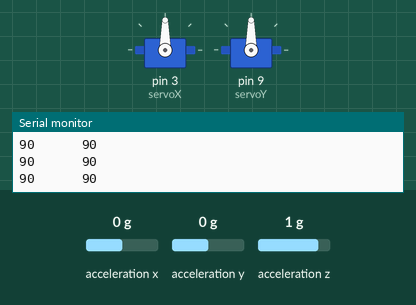
This sketch was run on a simulated Arduino Uno, built with avr-gcc and run on an emulated ATmega328P. On the bench: 2 × servo, the last lines printed to the serial monitor. The test bench sets the inputs (shaded band); at power-on: acceleration x 0 g, acceleration y 0 g, acceleration z 1 g.

Above: at 1.2 s.
1.3 s: acceleration x set to 0.8 g
At 1.8 s:
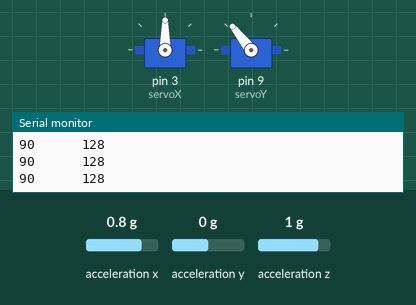
2.8 s: acceleration y set to -1.4 g
At 4.0 s:
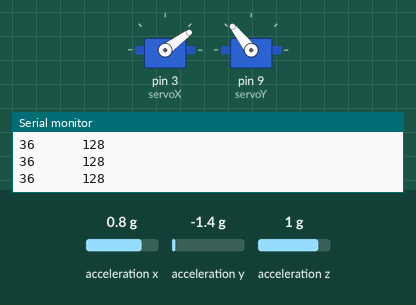
4.3 s: acceleration z set to 0 g
At 5.1 s:
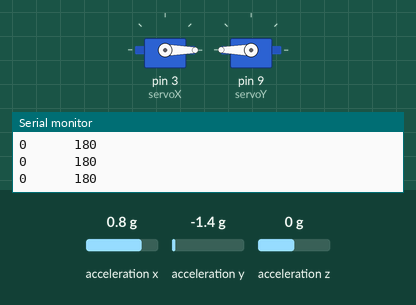
5.8 s: acceleration y set to 0 g
At 6.2 s:
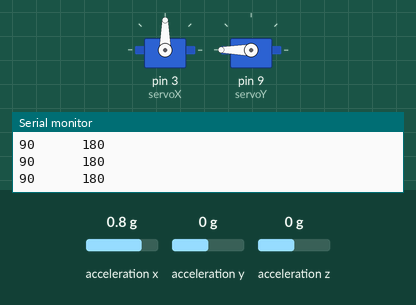
7.3 s: acceleration x set to -1.4 g
At 8.5 s:
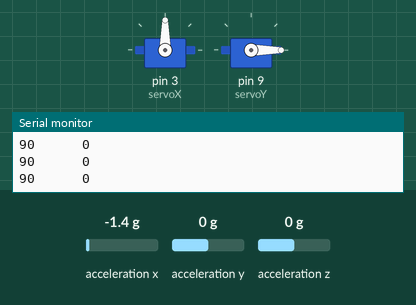
8.8 s: acceleration z set to 0.8 g
At 9.5 s:
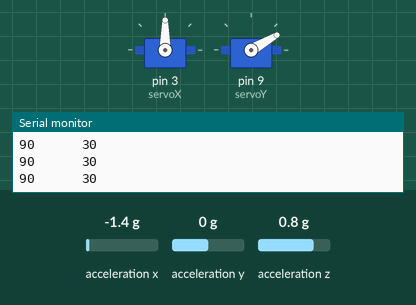
Timing chart, 0 to 11.3 s (numbered marks = the images above; inputs shaded):
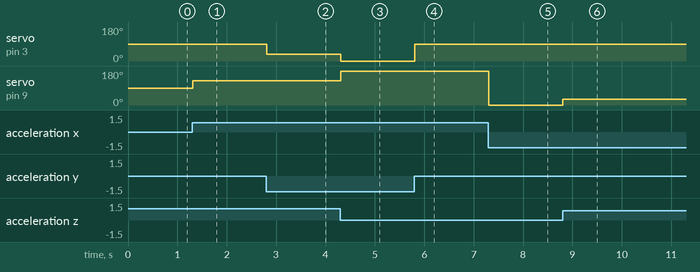

Measured:
- after the input at 1.3 s, servo on pin 9 (servoY): 90° → 128° at once
- after the input at 2.8 s, servo on pin 3 (servoX): 90° → 36° at once
- after the input at 4.3 s, servo on pin 3 (servoX): 36° → 0° at once; servo on pin 9 (servoY): 128° → 180° at once
- after the input at 5.8 s, servo on pin 3 (servoX): 0° → 90° at once
- after the input at 7.3 s, servo on pin 9 (servoY): 180° → 0° at once
- after the input at 8.8 s, servo on pin 9 (servoY): 0° → 30° at once

The sketch:

Balansbr_da__pro1_.ino
```cpp
#include <Wire.h>
#include <Adafruit_Sensor.h>
#include <Adafruit_ADXL345_U.h>

#include <Servo.h>

Adafruit_ADXL345_Unified accel = Adafruit_ADXL345_Unified(12345);

double setpoint = 0; // Önskad lutning (grader)
double Kp = 10;      // Proportionell konstant
double Ki = 0.1;     // Integral konstant
double Kd = 1;       // Derivativ konstant

double error = 0;
double last_error = 0;
double integral = 0;
double angle = 0;

Servo servoX;
Servo servoY;

void setup() {
  Serial.begin(9600);
  if (!accel.begin())
  {
    /* There was a problem detecting the ADXL345 ... check your connections */
    Serial.println("Ooops, no ADXL345 detected ... Check your connections.");
    while (1);
  }

  servoX.attach(3);
  servoY.attach(9);
}

void loop() {
  updateAngle();
}

void updateAngle() {
  sensors_event_t event;
  accel.getEvent(&event);

  int angle_y = atan2(event.acceleration.x, event.acceleration.z) * (180 / M_PI);
  int angle_x = atan2(event.acceleration.y, event.acceleration.z) * (180 / M_PI);

  Serial.print(String(map(angle_x, -90, 90, 0, 180)) + "      ");
  Serial.println(map(angle_y, -90, 90, 0, 180));

  servoX.write(map(angle_x, -90, 90, 0, 180));
  servoY.write(map(angle_y, -90, 90, 0, 180));
  delay(10);
}
```
